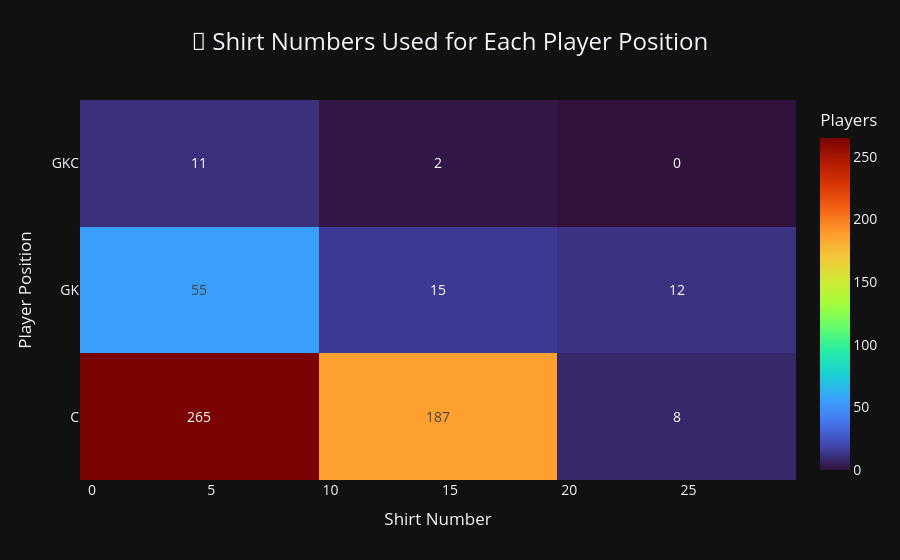

Notebook code for this chart:
### Code cell
import plotly.express as px

heatmap_data = df.groupby(["Position", "Shirt Number"]).size().reset_index(name="Count")

fig = px.density_heatmap(
    heatmap_data,
    x="Shirt Number",
    y="Position",
    z="Count",
    color_continuous_scale="Turbo",   # Try Turbo, Plasma, Inferno, Viridis
    text_auto=True,                   # Shows the count inside each cell
    title="👕 Shirt Numbers Used for Each Player Position"
)

fig.update_layout(
    template="plotly_dark",
    title={
        "text": "👕 Shirt Numbers Used for Each Player Position",
        "x": 0.5,
        "font": dict(size=24)
    },
    xaxis_title="Shirt Number",
    yaxis_title="Player Position",
    font=dict(size=14),
    coloraxis_colorbar=dict(
        title="Players"
    )
)

fig.update_traces(
    hovertemplate="<b>Position:</b> %{y}<br>"
                  "<b>Shirt Number:</b> %{x}<br>"
                  "<b>Players:</b> %{z}<extra></extra>"
)

fig.show()

### Figure 1 — Plotly figure (JSON) as saved in the notebook; plotly's stock layout.template omitted (floating-point values rounded to 4 significant figures)
{"data": [{"coloraxis": "coloraxis", "histfunc": "sum", "hovertemplate": "<b>Position:</b> %{y}<br><b>Shirt Number:</b> %{x}<br><b>Players:</b> %{z}<extra></extra>", "name": "", "texttemplate": "%{z}", "type": "histogram2d", "x": [0, 2, 3, 4, 5, 6, 7, 8, 9, 10, 11, 12, 13, 14, 15, 16, 17, 18, 19, 20, 21, 1, 8, 12, 16, 18, 21, 22, 23, 1, 16, 18], "xaxis": "x", "xbingroup": "x", "y": ["C", "C", "C", "C", "C", "C", "C", "C", "C", "C", "C", "C", "C", "C", "C", "C", "C", "C", "C", "C", "C", "GK", "GK", "GK", "GK", "GK", "GK", "GK", "GK", "GKC", "GKC", "GKC"], "yaxis": "y", "ybingroup": "y", "z": [25, 14, 32, 35, 28, 24, 34, 29, 44, 91, 31, 4, 10, 12, 11, 6, 7, 4, 11, 7, 1, 54, 1, 10, 3, 2, 3, 7, 2, 11, 1, 1]}], "layout": {"coloraxis": {"autocolorscale": false, "colorbar": {"title": {"text": "Players"}}, "colorscale": [[0, "#30123b"], [0.07143, "#4145ab"], [0.1429, "#4675ed"], [0.2143, "#39a2fc"], [0.2857, "#1bcfd4"], [0.3571, "#24eca6"], [0.4286, "#61fc6c"], [0.5, "#a4fc3b"], [0.5714, "#d1e834"], [0.6429, "#f3c63a"], [0.7143, "#fe9b2d"], [0.7857, "#f36315"], [0.8571, "#d93806"], [0.9286, "#b11901"], [1, "#7a0402"]]}, "font": {"size": 14}, "legend": {"tracegroupgap": 0}, "title": {"font": {"size": 24}, "text": "👕 Shirt Numbers Used for Each Player Position", "x": 0.5}, "xaxis": {"anchor": "y", "domain": [0, 1], "title": {"text": "Shirt Number"}}, "yaxis": {"anchor": "x", "domain": [0, 1], "title": {"text": "Player Position"}}}}
